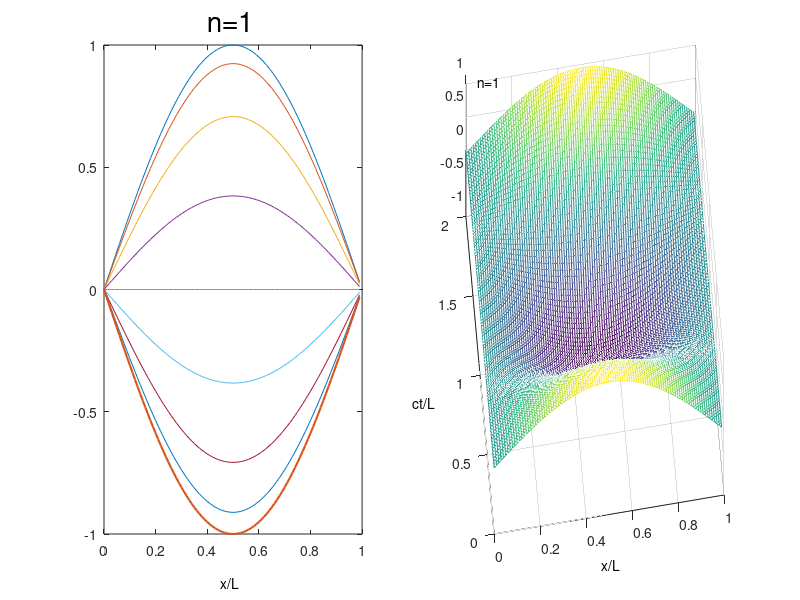

This chart was generated by the following MATLAB code:
 n=1

x1=0:0.01:0.99;
y=sin(n.*pi.*x1).*cos(n.*pi.*0.0);
y2=sin(n.*pi.*x1).*cos(2.*n.*pi.*0.0625);
y3=sin(n.*pi.*x1).*cos(2.*n.*pi.*0.125);
y4=sin(n.*pi.*x1).*cos(2.*n.*pi.*0.1875);
y5=sin(n.*pi.*x1).*cos(2.*n.*pi.*0.25);
y6=sin(n.*pi.*x1).*cos(2.*n.*pi.*0.3125);
y7=sin(n.*pi.*x1).*cos(2.*n.*pi.*0.375);
y8=sin(n.*pi.*x1).*cos(2.*n.*pi.*0.4325);
y9=sin(n.*pi.*x1).*cos(2.*n.*pi.*0.50);
subplot(1,2,1), plot(x1,y,x1,y2,x1,y3,x1,y4,x1,y5,x1,y6,x1,y7,x1,y8,x1,y9,'linewidth',1.5)
text(.4,1.1,'n=1','fontsize',20)
text(.45,-1.2,'x/L')

x=0:0.01:0.99;
t=0:0.02:1.99;
[X,T]=meshgrid(x,t);
U=sin(n.*pi.*X).*cos(n.*pi.*T);
subplot(1,2,2), mesh(x,t,U)
view(-7,67.5)
text(0.05,2,1,'n=1')
text(.45,-.3,-1,'x/L')
text(-.3,.9,-1,'ct/L')
